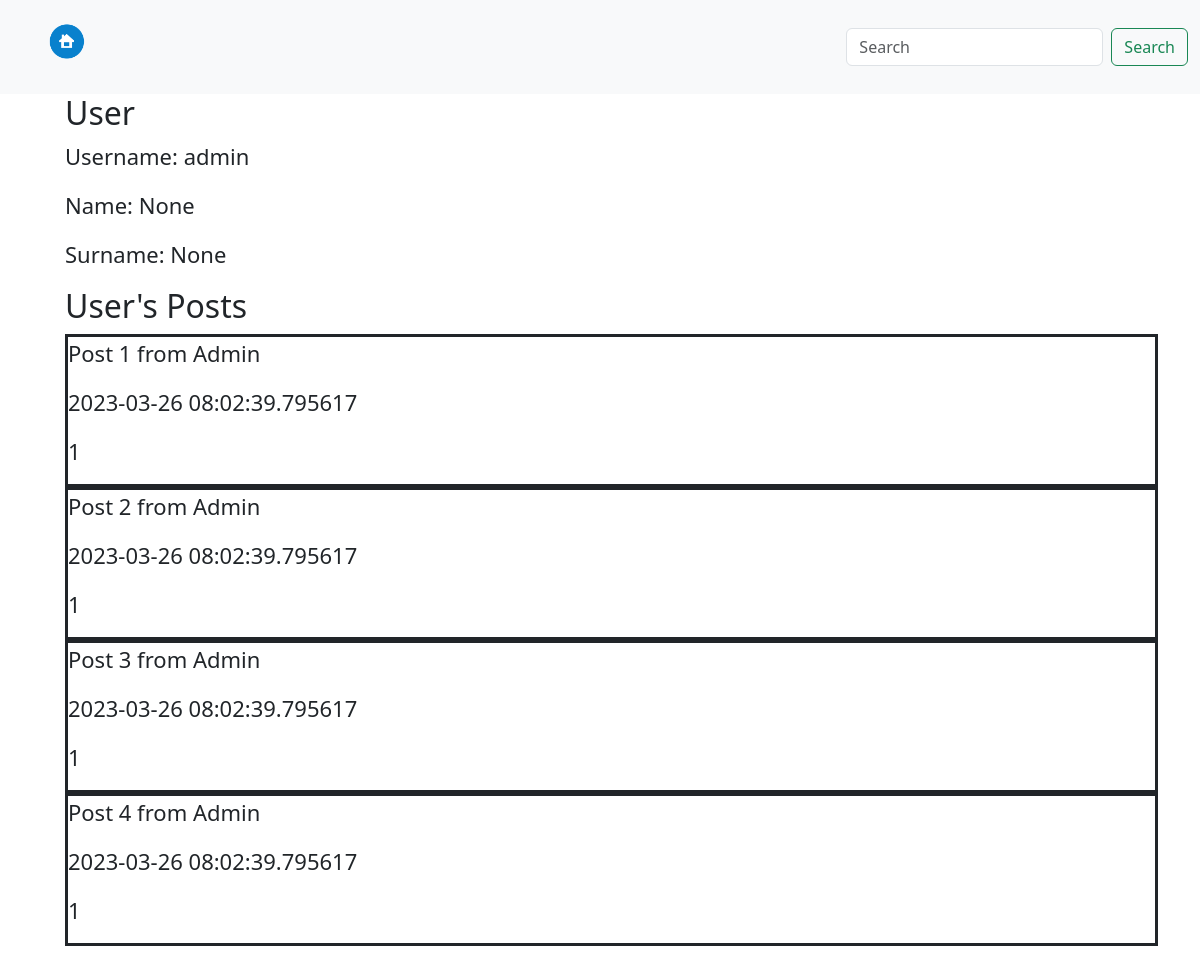
Screenshot of /user/admin with the database file from the repository.
### app/models.py (models this page shows, shortened)
class User(UserMixin, db.Model):
    __tablename__ = 'users'
    id = db.Column(db.Integer, primary_key=True)
    email = db.Column(db.String(64), unique=True, index=True)
    username = db.Column(db.String(64), unique=True, index=True)
    name = db.Column(db.String(64))
    surname = db.Column(db.String(64))
    role_id = db.Column(db.Integer, db.ForeignKey('roles.id'))
    password_hash = db.Column(db.String(128))
    comments = db.relationship('Comment', backref='user', lazy='dynamic')
    posts = db.relationship('Post', backref='user', lazy='dynamic')
    followed = db.relationship('Follow',
        foreign_keys=[Follow.follower_id],
        backref=db.backref('follower', lazy='joined'),
        lazy='dynamic',
        cascade='all, delete-orphan')
    followers = db.relationship('Follow',
        foreign_keys=[Follow.followed_id],
        backref=db.backref('followed', lazy='joined'),
        lazy='dynamic',
        cascade='all, delete-orphan')
    @property
    def password(self):
        raise AttributeError('password is not a readable attribute')
    def as_dict(self):
        return {c.name: str(getattr(self, c.name)) for c in self.__table__.columns}

class Post(db.Model):
    __tablename__ = 'posts'
    extend_existing=True
    id = db.Column(db.Integer, primary_key=True)
    content = db.Column(db.String(30), nullable=False)
    created_time = db.Column(db.DateTime, nullable=False, default=datetime.now())
    updated_time = db.Column(db.DateTime)
    user_id = db.Column(db.Integer, db.ForeignKey('users.id'))
    comments = db.relationship('Comment', backref='post', lazy='dynamic')
    def as_dict(self):
       return {c.name: str(getattr(self, c.name)) for c in self.__table__.columns}

### app/main/routes.py (the view)
@main.route('/user/<username>')
def user(username):
    user = db.session.execute(db.select(User).where(User.username==username)).scalar()
    posts = db.session.execute(db.select(Post).where(Post.user==user)).scalars()
    posts_dumps = json.dumps([post.as_dict() for post in posts])
    user_dumps = json.dumps(user.as_dict())
    return render_template('user.html', user=json.loads(user_dumps), posts=json.loads(posts_dumps))

### app/templates/user.html
{% extends "base.html" %}
{% from "_formhelpers.html" import render_field %}
{% block page_content %}
<div class="user">
    <h2>User</h2>
    <p>Username: {{user.username}}</p>
    <p>Name: {{user.name}}</p>
    <p>Surname: {{user.surname}}</p>
</div>
<h2>User's Posts</h2>
{% for post in posts %}
<div style="border: solid;">
    <p>{{post.content}}</p>
    <p>{{post.created_time}}</p>
    <p>{{post.user_id}}</p>
</div>
{% endfor %}
{% endblock %}

### rows the page displays
User: username "admin"
Post: content "Post 1 from Admin", created_time "2023-03-26 08:02:39.795617", user_id "1"
Post: content "Post 2 from Admin", created_time "2023-03-26 08:02:39.795617", user_id "1"
Post: content "Post 3 from Admin", created_time "2023-03-26 08:02:39.795617", user_id "1"
Post: content "Post 4 from Admin", created_time "2023-03-26 08:02:39.795617", user_id "1"

### other values shown
{{ user.name }} "None"
{{ user.surname }} "None"
